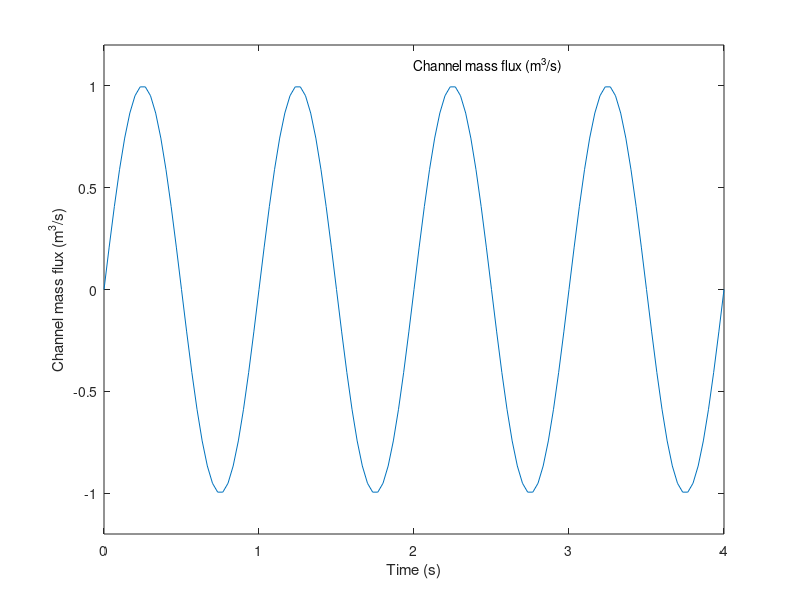

This figure's MATLAB source:
% Script to make the test figure data pdf_plots_data.fig

% Arbitrary sample data
tt = linspace(0, 4, 121);
y = sin(2*pi*tt);

% Make the figure (these arguments make the PDF is the right size)
figure('Units', 'inches', 'Position', [1, 1, 6, 4], 'PaperSize', [6, 4])

plot(tt, y)
ylim([-1.2, 1.2])
xlabel('Time (s)')

% A long-ish strong followed by a special character ('^') prints a long
% whitespace on Linux
ylabel('Channel mass flux (m^3/s)')

% But the same string as horizontal text prints OK
text(2, 1.1, 'Channel mass flux (m^3/s)')

savefig('pdf_plots_data.fig')